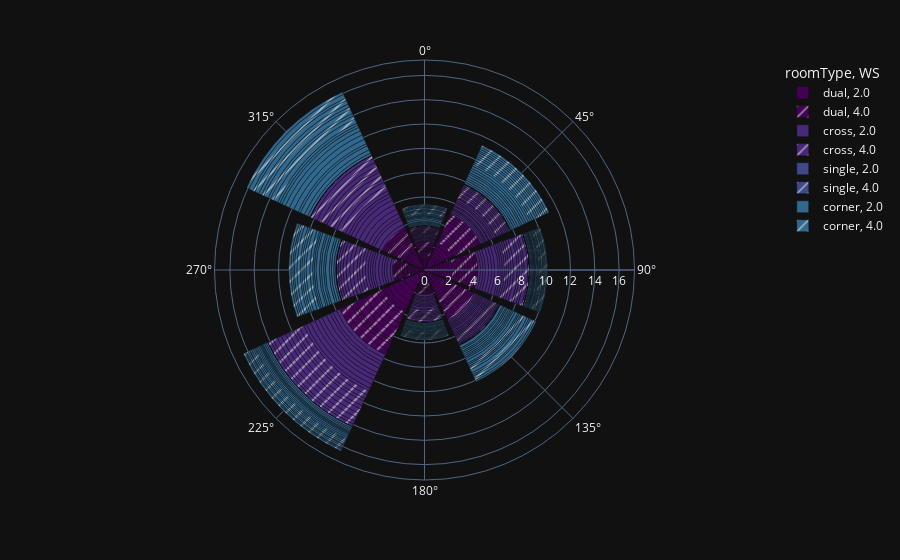
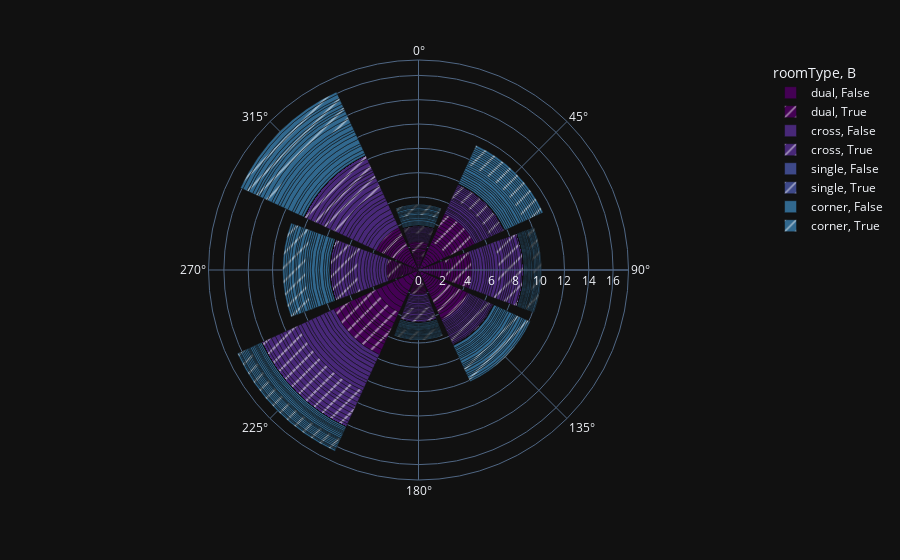

The notebook cell saved with these charts, in order:
### Code cell
plotdf = plotdf.sort_values(["Params"])
fig1 = px.bar_polar(plotdf, r="netNorm", theta="AofA",
                   color="roomType", template="plotly_dark", pattern_shape = "WS",
                   color_discrete_sequence= px.colors.sequential.Viridis)
fig1.show()

fig2 = px.bar_polar(plotdf, r="netNorm", theta="AofA",
                   color="roomType", template="plotly_dark", pattern_shape = "B",
                   color_discrete_sequence= px.colors.sequential.Viridis)
fig2.show()
